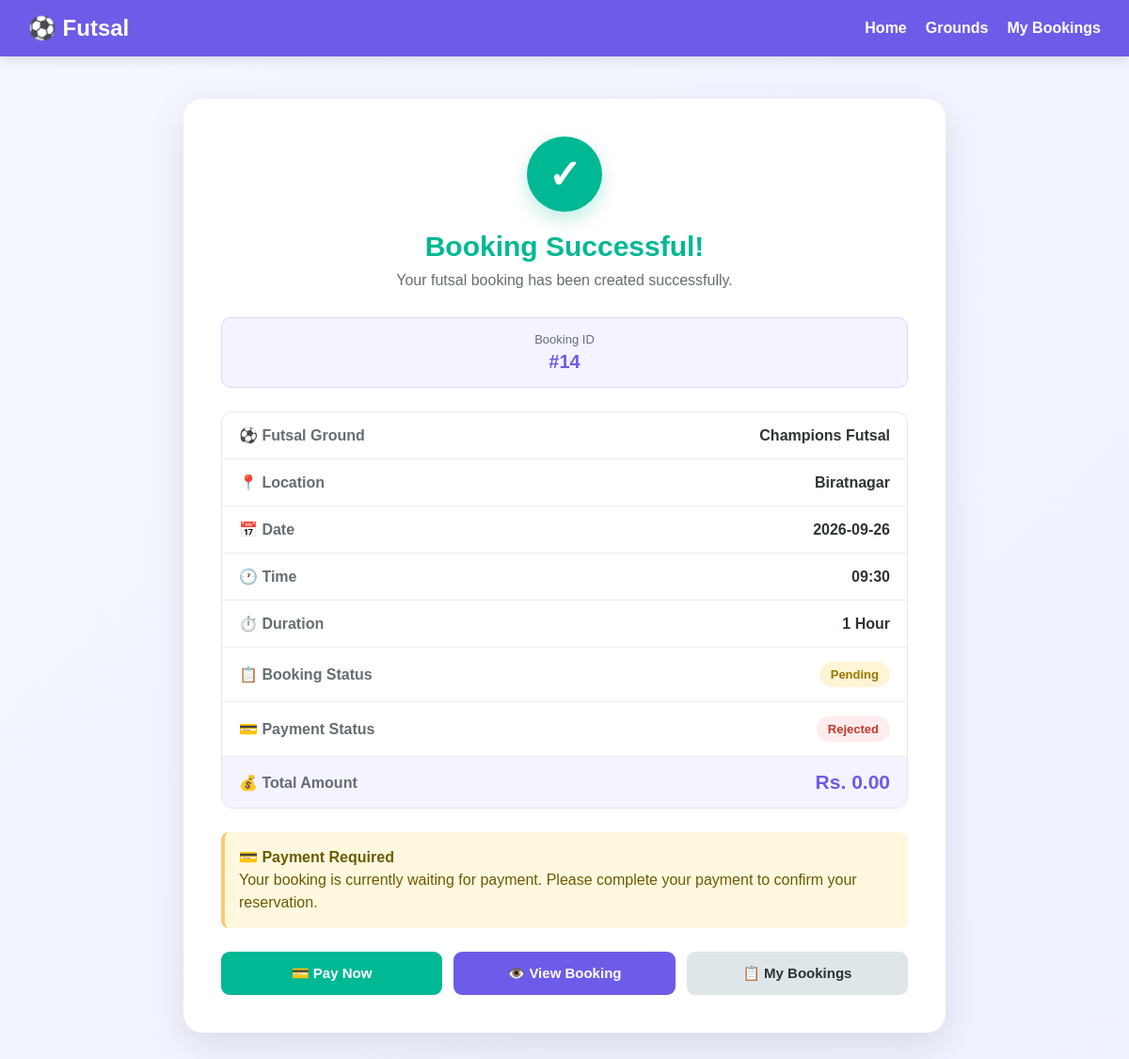
The app's page /booking-success/14 (signed in) with its own data.
### tables this page shows
CREATE TABLE bookings (
            id INTEGER PRIMARY KEY AUTOINCREMENT,
            user_id INTEGER NOT NULL,
            ground_id INTEGER NOT NULL,
            booking_date TEXT NOT NULL,
            booking_time TEXT NOT NULL,
            created_at TIMESTAMP DEFAULT CURRENT_TIMESTAMP, status TEXT
            DEFAULT 'confirmed', duration REAL
            DEFAULT 1, payment_status TEXT

            DEFAULT 'pending', payment_method TEXT

            DEFAULT 'cash', payment_reference TEXT, paid_at TIMESTAMP, transaction_uuid
            TEXT, esewa_transaction_code
            TEXT, esewa_product_code
            TEXT, esewa_amount
            REAL, esewa_verified_at
            TIMESTAMP,

            FOREIGN KEY (user_id) REFERENCES users(id),
            FOREIGN KEY (ground_id) REFERENCES grounds(id),

            UNIQUE(ground_id, booking_date, booking_time)
        );

CREATE TABLE grounds (
            id INTEGER PRIMARY KEY AUTOINCREMENT,
            name TEXT NOT NULL,
            location TEXT NOT NULL,
            price INTEGER NOT NULL,
            contact TEXT,
            opening_time TEXT,
            closing_time TEXT,
            description TEXT,
            image TEXT
        );

### app.py (the view, shortened to what this page needs)
@app.route(
    "/booking-success/<int:booking_id>"
)
@login_required
def booking_success(booking_id):
    conn = get_db()
    booking = conn.execute(
        """
        SELECT
            bookings.*,
            grounds.name AS ground_name,
            grounds.location AS ground_location,
            grounds.price AS ground_price,
            grounds.image AS ground_image
        FROM bookings
        JOIN grounds
            ON bookings.ground_id = grounds.id
        WHERE bookings.id = ?
        AND bookings.user_id = ?
        """,
        (
            booking_id,
            session["user_id"]
        )
    ).fetchone()
    conn.close()
    return render_template(
        "booking_success.html",
        booking=booking
    )

### app.py (called while the page is built, shortened)
def login_required(view_function):
    @wraps(view_function)
    def wrapper(*args, **kwargs):
        return view_function(
            *args,
            **kwargs
        )
    return wrapper

def get_db():
    conn = sqlite3.connect(
        DATABASE
    )
    conn.row_factory = sqlite3.Row
    conn.execute(
        "PRAGMA foreign_keys = ON"
    )
    return conn

### templates/booking_success.html (shortened to what this page needs)
<!DOCTYPE html>
<html lang="en">
<head>
</head>
<body>
    <nav class="navbar">
        <h2>⚽ Futsal</h2>
        <div class="nav-links">
            <a href="{{ url_for('index') }}">
                Home
            </a>
            <a href="{{ url_for('grounds') }}">
                Grounds
            </a>
            <a href="{{ url_for('my_bookings') }}">
                My Bookings
            </a>
        </div>
    </nav>
    <div class="container">
        <div class="success-card">
            <div class="success-icon">
                ✓
            </div>
            <h1>
                Booking Successful!
            </h1>
            <p>
                Your futsal booking has been created successfully.
            </p>
            {% if booking %}
                <div class="booking-number">
                    <span>
                        Booking ID
                    </span>
                    <strong>
                        #{{ booking["id"] }}
                    </strong>
                </div>
                <div class="details">
                    <div class="detail-row">
                        <span class="detail-label">
                            ⚽ Futsal Ground
                        </span>
                        <span class="detail-value">
                            {{ booking["ground_name"] }}
                        </span>
                    </div>
                    {% if booking["ground_location"] %}
                        <div class="detail-row">
                            <span class="detail-label">
                                📍 Location
                            </span>
                            <span class="detail-value">
                                {{ booking["ground_location"] }}
                            </span>
                        </div>
                    {% endif %}
                    <div class="detail-row">
                        <span class="detail-label">
                            📅 Date
                        </span>
                        <span class="detail-value">
                            {{ booking["booking_date"] }}
                        </span>
                    </div>
                    <div class="detail-row">
                        <span class="detail-label">
                            🕐 Time
                        </span>
                        <span class="detail-value">
                            {{ booking["booking_time"] }}
                        </span>
                    </div>
                    <div class="detail-row">
                        <span class="detail-label">
                            ⏱️ Duration
                        </span>
                        <span class="detail-value">
                            {% if booking["duration"] == 1 %}
                                1 Hour
                            {% elif booking["duration"] == 1.5 %}
                                1.5 Hours
                            {% elif booking["duration"] == 2 %}
                                2 Hours
                            {% else %}
                                {{ booking["duration"] }} Hours
                            {% endif %}
                        </span>
                    </div>
                    <div class="detail-row">
                        <span class="detail-label">
                            📋 Booking Status
                        </span>
                        <span class="detail-value">
                            <span
                                class="status
                                {% if booking['status'] == 'confirmed' %}
                                    status-confirmed
                                {% elif booking['status'] == 'cancelled' %}
                                    status-cancelled
                                {% else %}
                                    status-pending
                                {% endif %}"
                            >
                                {{ booking["status"] }}
                            </span>
                        </span>
                    </div>
                    <div class="detail-row">
                        <span class="detail-label">
                            💳 Payment Status
                        </span>
                        <span class="detail-value">
                            <span
                                class="status
                                {% if booking['payment_status'] == 'paid' %}
                                    status-paid
                                {% elif booking['payment_status'] == 'submitted' %}
                                    status-submitted
                                {% elif booking['payment_status'] == 'rejected' %}
                                    status-cancelled
                                {% else %}
                                    status-pending
                                {% endif %}"
                            >
                                {{ booking["payment_status"] }}
                            </span>
                        </span>
                    </div>
                    {% set price =
                        booking["price"]|default(0)|float
                    %}
                    {% set duration =
                        booking["duration"]|default(1)|float
                    %}
                    {% set total =
                        price * duration
                    %}
                    <div
                        class="detail-row total-row"
                    >
                        <span class="detail-label">
                            💰 Total Amount
                        </span>
                        <span class="detail-value">
                            Rs. {{ "%.2f"|format(total) }}
                        </span>
                    </div>
                </div>
                {% if booking["payment_status"] != "paid"
                      and booking["status"] != "cancelled" %}
                    <div class="notice">
                        <strong>
                            💳 Payment Required
                        </strong>
                        <br>
                        Your booking is currently waiting
                        for payment. Please complete your
                        payment to confirm your reservation.
                    </div>
                {% endif %}
                <div class="button-row">
                    {% if booking["payment_status"] != "paid"
                          and booking["status"] != "cancelled" %}
                        <a
                            href="{{ url_for(
                                'payment',
                                booking_id=booking['id']
                            ) }}"
                            class="btn btn-success"
                        >
                            💳 Pay Now
                        </a>
                    {% endif %}
                    <a
                        href="{{ url_for(
                            'booking_details',
                            booking_id=booking['id']
                        ) }}"
                        class="btn btn-primary"
                    >
                        👁️ View Booking
                    </a>
                    <a
                        href="{{ url_for('my_bookings') }}"
                        class="btn btn-secondary"
                    >
                        📋 My Bookings
                    </a>
                </div>
            {% endif %}
        </div>
    </div>
</body>
</html>

### templates/booking_success.html (style rules this page uses)
* { box-sizing: border-box; margin: 0; padding: 0; }
body { font-family: Arial, Helvetica, sans-serif; min-height: 100vh; background: linear-gradient( 135deg, #f5f7ff, #eef1ff ); color: #2d3436; }
.navbar { background: #6c5ce7; color: white; padding: 16px 30px; display: flex; justify-content: space-between; align-items: center; box-shadow: 0 3px 12px rgba(0, 0, 0, 0.12); }
.navbar h2 { font-size: 24px; }
.nav-links { display: flex; gap: 20px; align-items: center; }
.nav-links a { color: white; text-decoration: none; font-weight: 600; }
.container { width: 100%; max-width: 850px; margin: 45px auto; padding: 0 20px; }
.success-card { background: white; border-radius: 20px; padding: 40px; box-shadow: 0 12px 40px rgba(0, 0, 0, 0.10); text-align: center; }
.success-icon { width: 80px; height: 80px; margin: 0 auto 20px; border-radius: 50%; background: #00b894; color: white; display: flex; justify-content: center; align-items: center; font-size: 42px; font-weight: bold; box-shadow: 0 8px 20px rgba(0, 184, 148, 0.25); }
.success-card h1 { color: #00b894; font-size: 30px; margin-bottom: 10px; }
.success-card > p { color: #636e72; margin-bottom: 30px; }
.booking-number { background: #f5f3ff; border: 1px solid #ddd7ff; border-radius: 10px; padding: 15px; margin-bottom: 25px; }
.booking-number span { display: block; color: #636e72; font-size: 13px; margin-bottom: 5px; }
.booking-number strong { color: #6c5ce7; font-size: 20px; }
.details { text-align: left; border: 1px solid #e6e6e6; border-radius: 12px; overflow: hidden; margin-bottom: 25px; }
.detail-row { display: flex; justify-content: space-between; align-items: center; padding: 15px 18px; border-bottom: 1px solid #eeeeee; gap: 20px; }
.detail-row:last-child { border-bottom: none; }
.detail-label { color: #636e72; font-weight: 600; }
.detail-value { color: #2d3436; font-weight: 700; text-align: right; }
.total-row { background: #f5f3ff; }
.total-row .detail-value { color: #6c5ce7; font-size: 21px; }
.status { display: inline-block; padding: 6px 12px; border-radius: 20px; font-size: 13px; font-weight: bold; text-transform: capitalize; }
.status-pending { background: #fff4d6; color: #9c7600; }
.status-cancelled { background: #ffecec; color: #c0392b; }
.notice { background: #fff8df; border-left: 4px solid #fdcb6e; color: #6d5a00; padding: 15px; border-radius: 8px; text-align: left; margin-bottom: 25px; line-height: 1.5; }
.button-row { display: flex; gap: 12px; flex-wrap: wrap; }
.btn { flex: 1; min-width: 180px; padding: 14px 20px; border: none; border-radius: 9px; font-size: 15px; font-weight: bold; cursor: pointer; text-decoration: none; text-align: center; transition: transform 0.2s, opacity 0.2s; }
.btn-primary { background: #6c5ce7; color: white; }
.btn-success { background: #00b894; color: white; }
.btn-secondary { background: #dfe6e9; color: #2d3436; }

### records on screen
bookings: id "14", booking_date "2026-09-26", booking_time "09:30", status "Pending", payment_status "Rejected"
grounds: ground_name "Champions Futsal", ground_location "Biratnagar"

### other values on screen
{{ "%.2f"|format(total) }} "0.00"
